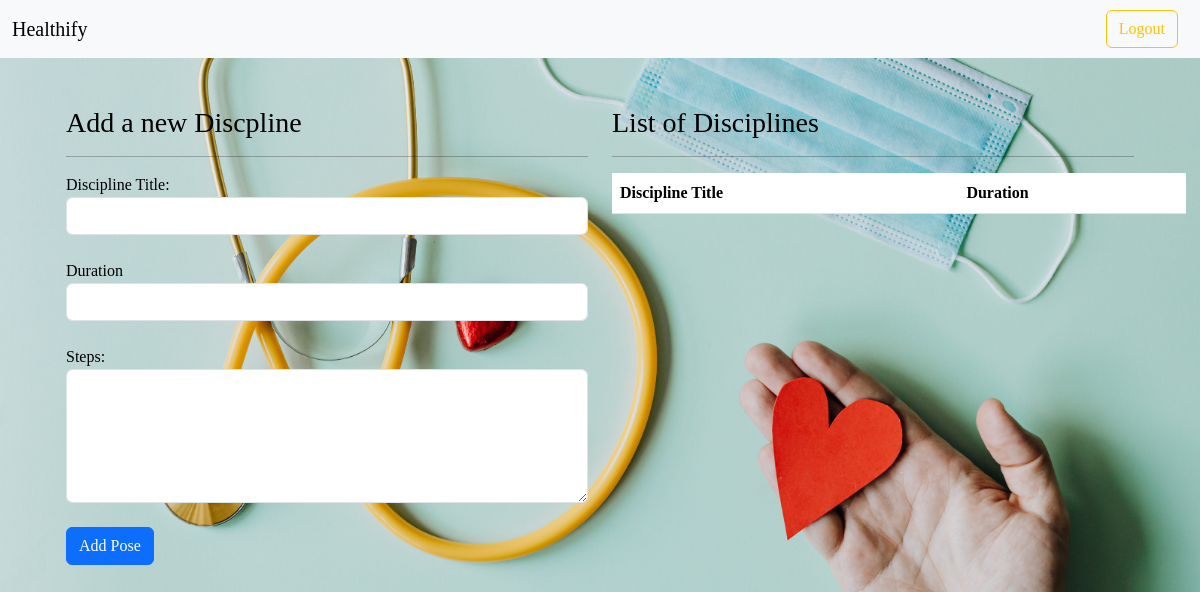
Before: /add-exercisePose/2 (signed in) with the older database file.
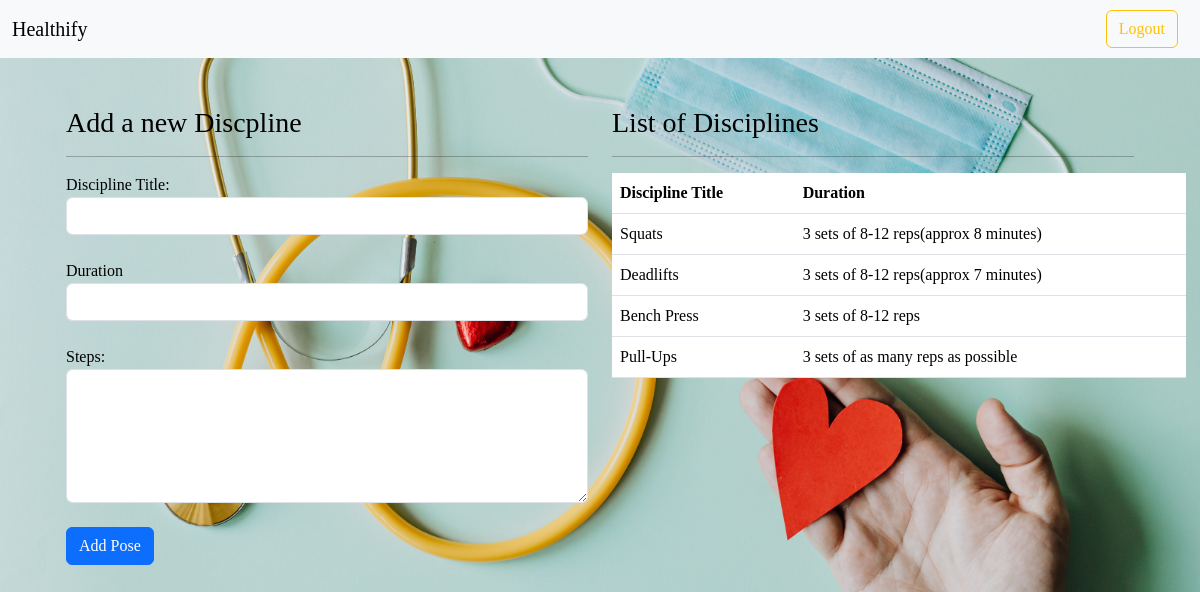
After: the same page with the newer database file.
### models.py (models this page shows)
class exercisePoses(db.Model):
    __tablename__ = 'exercisePoses'
    id = db.Column(db.Integer, primary_key = True)
    posename = db.Column(db.String(30), nullable = False)
    duration = db.Column(db.String(30), nullable = False)
    steps = db.Column(db.String(200), nullable = True)
    exercise_id = db.Column(db.Integer, db.ForeignKey('Exercise.id'), nullable = False)

### routes.py (the view, shortened to what this page needs)
@app.route('/add-exercisePose/<int:eid>', methods=["GET", "POST"])
@auth_required
@admin_auth_required
def addexercisePose(eid):
    user = User.query.get(session["user_id"])
    if request.method == "GET":
        exercises = exercisePoses.query.filter_by(exercise_id= eid).all()
        return render_template("addExercisePose.html", exercises = exercises, user = user)

### routes.py (called while the page is built)
def auth_required(func):
    @wraps(func)
    def inner(*args, **kwargs):
        if "user_id" not in session:
            flash("Login required.", 'danger')
            return redirect(url_for("login"))
        return func(*args, **kwargs)
    return inner

def admin_auth_required(func):
    @wraps(func)
    def inner(*args, **kwargs):
        user = User.query.get(session.get("user_id"))
        if user.is_admin:
            return func(*args, **kwargs)
        else:
            flash("Logged out ! You are not an Admin.", "danger")
            return redirect(url_for("logout"))
    return inner

### templates/addExercisePose.html (shortened to what this page needs)
{% extends 'layout.html' %}
{% block content %}
<body>
<div class="container mt-5">
  <div class="container mt-5">
    <div class="row mt-4">
      <div class="col-md-6">
        <h3>Add a new Discpline</h3>
        <hr>
        <form method="POST" enctype="multipart/form-data">
          <div class="form-group">
            <label for="title">Discipline Title:</label>
            <input type="text" class="form-control" id="title" name="title" required>
          </div>
          <br>
          <div class="form-group">
            <label for="duration">Duration</label>
            <input type="text" class="form-control" id="duration" name="duration" required>
          </div>
          <br>
          <div class="form-group">
            <label for="steps">Steps:</label>
            <textarea class="form-control" id="steps" name="steps" rows="5" required></textarea>
          </div>
          <br>
          <button type="submit" class="btn btn-primary">Add Pose</button>
        </form>
      </div>
      <div class="col-md-6">
        <h3>List of Disciplines</h3>
        <hr>
        <table class="table">
          <thead>
            <tr>
              <th>Discipline Title</th>
              <th>Duration</th>
            </tr>
          </thead>
          <tbody>
            {% for exercise in exercises %}
            <tr>
              <td>{{ exercise.posename }}</td>
              <td>{{ exercise.duration }}</td>
            </tr>
            {% endfor %}
          </tbody>
        </table>
      </div>
    </div>
  </div>
</div>
</body>
{% endblock %}

Changed rows visible on the page:
added exercisePoses: posename "Squats", duration "3 sets of 8-12 reps(approx 8 minutes)"
added exercisePoses: posename "Deadlifts", duration "3 sets of 8-12 reps(approx 7 minutes)"
added exercisePoses: posename "Bench Press", duration "3 sets of 8-12 reps"
added exercisePoses: posename "Pull-Ups", duration "3 sets of as many reps as possible"
